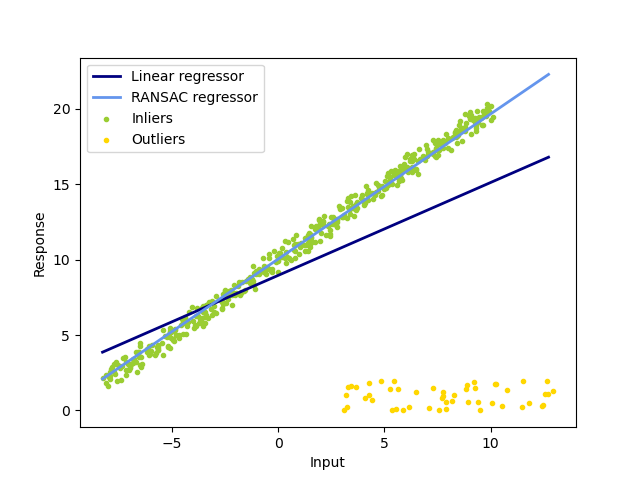

The script that drew this image:
import numpy as np
from matplotlib import pyplot as plt
import random

np.random.seed(0)
random.seed(0)

def least_square(x,y):
	# return the least-squares solution
	# you can use np.linalg.lstsq
	A = np.vstack([x, np.ones(len(x))]).T
	k, b = np.linalg.lstsq(A, y, rcond=None)[0]
	return k, b

def num_inlier(x,y,k,b,n_samples,thres_dist):
	# compute the number of inliers and a mask that denotes the indices of inliers
	mask = abs(np.vstack([x, y, np.ones(n_samples)]).T @ np.array([k, -1, b])) / np.sqrt(k * k + 1) < thres_dist
	num = np.count_nonzero(mask)
	return num, mask

def ransac(x,y,iter,n_samples,thres_dist,num_subset):
	# ransac
	k_ransac = None
	b_ransac = None
	inlier_mask = None
	best_inliers = 0

	for idx in range(iter):
		cur_element_idcs = np.rint((x.size-1) * np.random.sample(size=num_subset)).astype(int)
		cur_x = np.take(x, cur_element_idcs)
		cur_y = np.take(y, cur_element_idcs)
		cur_A = np.vstack([cur_x, np.ones(len(cur_x))]).T
		cur_k, cur_b = np.linalg.lstsq(cur_A, cur_y, rcond=None)[0]
		num, cur_mask = num_inlier(x, y, cur_k, cur_b, n_samples, thres_dist)
		if num > best_inliers:
			best_inliers = np.count_nonzero(cur_mask)
			k_ransac = cur_k
			b_ransac = cur_b
			inlier_mask = cur_mask

	return k_ransac, b_ransac, inlier_mask

def main():
	iter = 300
	thres_dist = 1
	n_samples = 500
	n_outliers = 50
	k_gt = 1
	b_gt = 10
	num_subset = 5
	x_gt = np.linspace(-10,10,n_samples)
	print(x_gt.shape)
	y_gt = k_gt*x_gt+b_gt
	# add noise
	x_noisy = x_gt+np.random.random(x_gt.shape)-0.5
	y_noisy = y_gt+np.random.random(y_gt.shape)-0.5
	# add outlier
	x_noisy[:n_outliers] = 8 + 10 * (np.random.random(n_outliers)-0.5)
	y_noisy[:n_outliers] = 1 + 2 * (np.random.random(n_outliers)-0.5)

	# least square
	k_ls, b_ls = least_square(x_noisy, y_noisy)

	# ransac
	k_ransac, b_ransac, inlier_mask = ransac(x_noisy, y_noisy, iter, n_samples, thres_dist, num_subset)
	outlier_mask = np.logical_not(inlier_mask)

	print("Estimated coefficients (true, linear regression, RANSAC):")
	print(k_gt, b_gt, k_ls, b_ls, k_ransac, b_ransac)

	line_x = np.arange(x_noisy.min(), x_noisy.max())
	line_y_ls = k_ls*line_x+b_ls
	line_y_ransac = k_ransac*line_x+b_ransac

	plt.scatter(
	    x_noisy[inlier_mask], y_noisy[inlier_mask], color="yellowgreen", marker=".", label="Inliers"
	)
	plt.scatter(
	    x_noisy[outlier_mask], y_noisy[outlier_mask], color="gold", marker=".", label="Outliers"
	)
	plt.plot(line_x, line_y_ls, color="navy", linewidth=2, label="Linear regressor")
	plt.plot(
	    line_x,
	    line_y_ransac,
	    color="cornflowerblue",
	    linewidth=2,
	    label="RANSAC regressor",
	)
	plt.legend()
	plt.xlabel("Input")
	plt.ylabel("Response")
	plt.show()

if __name__ == '__main__':
	main()
